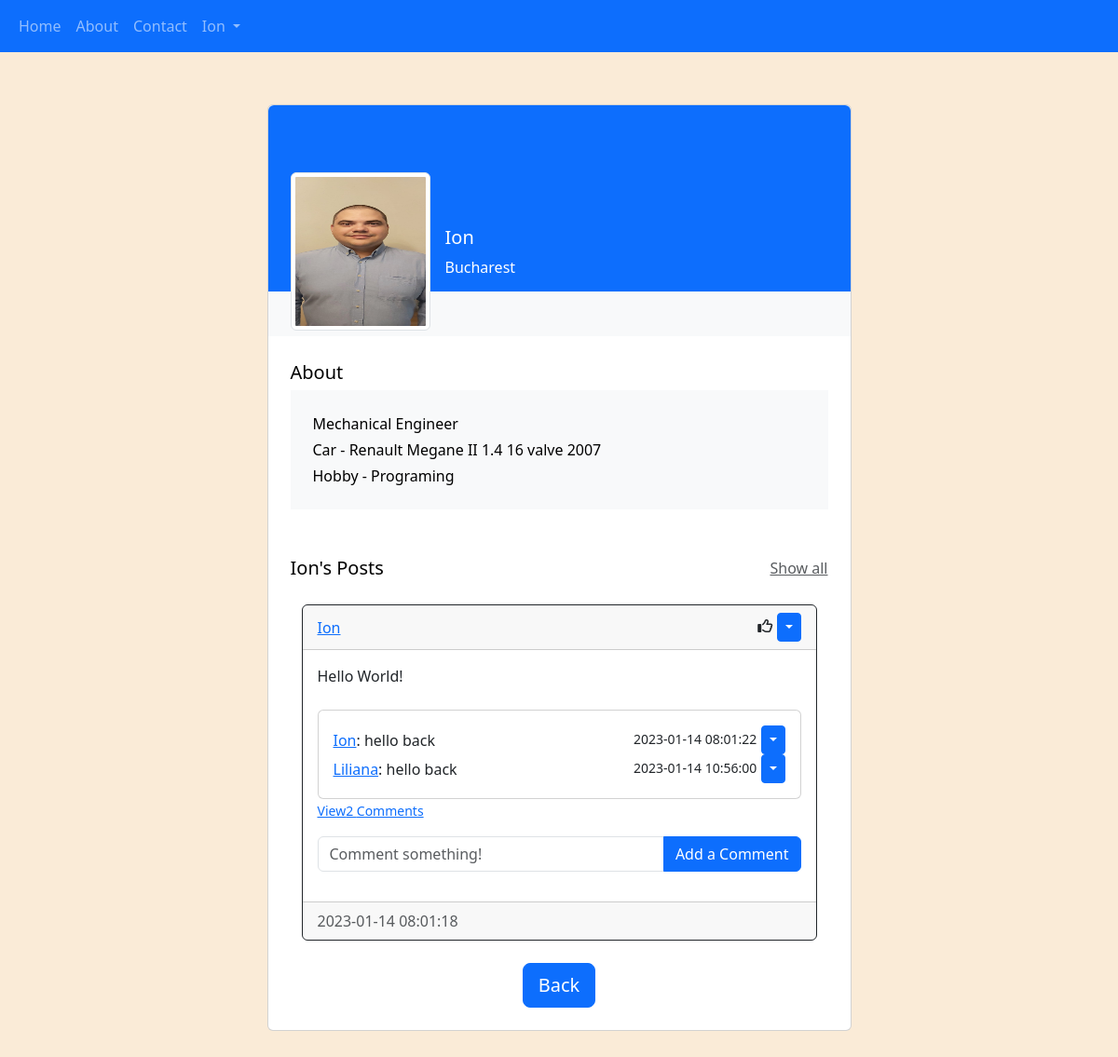
Screenshot of /profile/Ion (signed in) with the database file from the repository.
### website/models.py (models this page shows)
class User(db.Model, UserMixin):
    id = db.Column(db.Integer, primary_key=True)
    email = db.Column(db.String(150), unique=True)
    username = db.Column(db.String(150), unique=True)
    password = db.Column(db.String(150))
    date_created = db.Column(db.DateTime(), default=func.now())
    about = db.Column(db.String(300), nullable=False)
    city = db.Column(db.String(150), nullable=False)
    car = db.Column(db.String(150), nullable=False)
    hobby = db.Column(db.String(150))
    file = db.Column(db.String(300))
    posts = db.relationship("Post", backref = "User", passive_deletes=True)
    comments = db.relationship("Comment", backref = "User", passive_deletes=True)
    likes = db.relationship("Like", backref = "User", passive_deletes=True)

class Post(db.Model):
    id = db.Column(db.Integer, primary_key=True)
    text = db.Column(db.Text, nullable=False)
    date_created = db.Column(db.DateTime(), default=func.now())
    author = db.Column(db.Integer, db.ForeignKey("user.id", ondelete="CASCADE"), nullable=False)
    comments = db.relationship("Comment", backref = "Post", passive_deletes=True)
    likes = db.relationship("Like", backref = "Post", passive_deletes=True)

class Comment(db.Model):
    id = db.Column(db.Integer, primary_key=True)
    text = db.Column(db.String(300), nullable=False)
    date_created = db.Column(db.DateTime(), default=func.now())
    author = db.Column(db.Integer, db.ForeignKey("user.id", ondelete="CASCADE"), nullable=False)
    post_id = db.Column(db.Integer, db.ForeignKey("post.id", ondelete="CASCADE"), nullable=False)

### website/views.py (the view)
@views.route("/profile/<username>")
@login_required
def posts(username):
    user = User.query.filter_by(username=username).first()
    if not user:
        flash("No user with that username exists.", category="error")
        return redirect(url_for("views.home"))
    posts = Post.query.filter_by(author=user.id).all()
    return render_template("profile.html", user=current_user, posts=posts)

### website/__init__.py (called while the page is built)
def create_app():
    app = Flask(__name__)
    app.config["SECRET_KEY"] = "MIN302"
    app.config["SQLALCHEMY_DATABASE_URI"] = f"sqlite:///{DB_NAME}"
    db.init_app(app)
    from .views import views
    from .auth import auth
    app.register_blueprint(views, url_prefix = "/")
    app.register_blueprint(auth, url_prefix = "/")
    from .models import User, Post, Comment, Like
    with app.app_context():
        db.create_all()
    login_manager = LoginManager()
    login_manager.login_view = "auth.login"
    login_manager.init_app(app)
    @login_manager.user_loader
    def load_user(id):
        return User.query.get(int(id))
    return app

### website/templates/profile.html (shortened to what this page needs)
{% extends "posts_div.html" %}
{% block content %}
<section class="h-150 gradient-custom-3 mx-auto" >
    <div class="container py-5 h-150 mx-auto" >
      <div class="row d-flex justify-content-center align-items-center h-100">
        <div class="col col-lg-9 col-xl-7">
          <div class="card">
          {% for post in posts %}
            <div class="rounded-top text-white d-flex flex-row" style="background-color: #0d6efd; height:200px;">
              <div class="ms-4 mt-5 d-flex flex-column" style="width: 150px;">
                <img src= "../static/picture/{{post.User.file}}"
                  alt="Generic placeholder image" class="img-fluid img-thumbnail mt-4 mb-2"
                  style="width: 150px; height: 170px; z-index: 1">
              </div>
              <div class="ms-3" style="margin-top: 130px;">
                <h5>{{post.User.username}}</h5>
                <p>{{post.User.city}}</p>
              </div>
            </div>
            <div class="p-4 text-black" style="background-color: #f8f9fa;">
            </div>
            <div class="card-body p-4 text-black">
              <div class="mb-5">
                <p class="lead fw-normal mb-1">About</p>
                <div class="p-4" style="background-color: #f8f9fa;">
                  <p class="font-italic mb-1">{{post.User.about}}</p>
                  <p class="font-italic mb-1">Car - {{post.User.car}}</p>
                  <p class="font-italic mb-0">Hobby - {{post.User.hobby}}</p>
                </div>
              </div>
              <div class="d-flex justify-content-between align-items-center mb-4">
                <p class="lead fw-normal mb-0">{{post.User.username}}'s Posts</p>
                <p class="mb-0"><a href="#!" class="text-muted">Show all</a></p>
              </div>
          {% endfor %}
              <div class="container">
                <div id="posts">
                  {% for post in posts %}
                    <div class="card border-dark ">
                        <div class="card-header d-flex justify-content-between align-items-center">
                            <a href="\profile\{{post.User.username}}">{{post.User.username}}</a>
                            {% if user.id == post.author %}
                            <div>
                                <i class="fa-regular fa-thumbs-up"></i>
                                <div class="btn-group">
                                    <button type="button" class="btn btn-sm btn-primary dropdown-toggle" data-bs-toggle="dropdown"></button>
                                </div>
                            </div>
                            {% endif %}
                        </div>
                        <div class="card-body">
                            <div class="card-text">{{post.text}}</div>
                            <br/>
                            <div class="" id="comments-{{post.id}}">
                                <div class="card">
                                    <div class="card-body" id="comments-{{post.id}}">
                                        {% for comment in post.comments %}
                                        <div class="d-flex justify-content-between align-items-center">
                                            <div>
                                                <a href="/profile/{{comment.User.username}}">{{comment.User.username}}</a>: {{comment.text}}
                                            </div>
                                            <div>
                                                <small class="text-mutetd">{{comment.date_created}}</small>
                                                <div class="btn-group">
                                                    <button type="button" class="btn btn-sm btn-primary dropdown-toggle" data-bs-toggle="dropdown"></button>
                                                </div>
                                            </div>
                                        </div>
                                        {% endfor %}
                                    </div>
                                </div>
                            </div>
                            <p class="card-text">
                                {% if post.comments|length > 0 %}
                                <a data-bs-toggle="collapse" href="#comments-{{post.id}}" role="button">
                                <small>View{{post.comments|length}} Comments</small>
                                </a>
                                {% else %}
                                <small class="text-muted">No Comments</small>
                                {% endif %}
                            </p>
                            <form class="input-group mb-3" method="POST" action="/create-comment/{{post.id}}">
                                <input type="text" id="text" name="text" class="form-control" placeholder="Comment something!">
                                <button type="submit" class="btn btn-primary">Add a Comment</button>
                            </form>
                        </div>
                        <div class="card-footer text-muted">{{post.date_created}}</div>
                    </div>
                    <br />
                </div>
                  {% endfor %}
              </div>
              <div align="center">
                <a href="/home"><button type="button" class="btn btn-primary btn-lg">Back</button></a>
              </div>
            </div>
          </div>
        </div>
      </div>
    </div>
  </section>
{% endblock %}

### website/templates/base.html (shortened to what this page needs)
<!DOCTYPE html>
<html lang="en">
<head>
    <link href="https://cdn.jsdelivr.net/npm/bootstrap@5.3.0-alpha1/dist/css/bootstrap.min.css" rel="stylesheet"
 />
    <link rel="stylesheet" href="../static/css/styles.css">
</head>
<body>
    <nav class="navbar navbar-expand-lg navbar-dark bg-primary">
        <div class="container-fluid">
            <div class="collapse navbar-collapse" id="navbar">
                <div class="navbar-nav">
                    <a class="nav-item nav-link" href="/home">Home</a>
                    <a class="nav-item nav-link" href="/about">About</a>
                    <a class="nav-item nav-link" href="/contact">Contact</a>
                    {% if user.is_authenticated %}
                    <li class="nav-item dropdown">
                        <a class="nav-link dropdown-toggle" href="#" role="button" data-bs-toggle="dropdown" aria-expanded="false">
                            {{user.username}}
                        </a>
                    </li>
                    {% else %}
                    <a class="nav-item nav-link" href="/login">Login</a>
                    <a class="nav-item nav-link" href="/sign-up">Sign Up</a>
                    {% endif %}
                </div>
            </div>
        </div>
    </nav>
    <div class="container">{% block content %}{% endblock %}</div>
</body>
</html>

### website/static/css/styles.css (style rules this page uses)
body { background: antiquewhite; }

### rows the page displays
User: username "Ion"
Post: User.file (picture), User.username "Ion", User.city "Bucharest", User.about "Mechanical Engineer", User.car "Renault Megane II 1.4 16 valve 2007", User.hobby "Programing", text "Hello World!", comments|length "2", date_created "2023-01-14 08:01:18"
Comment: User.username "Ion", text "hello back", date_created "2023-01-14 08:01:22"
Comment: User.username "Liliana", text "hello back", date_created "2023-01-14 10:56:00"
